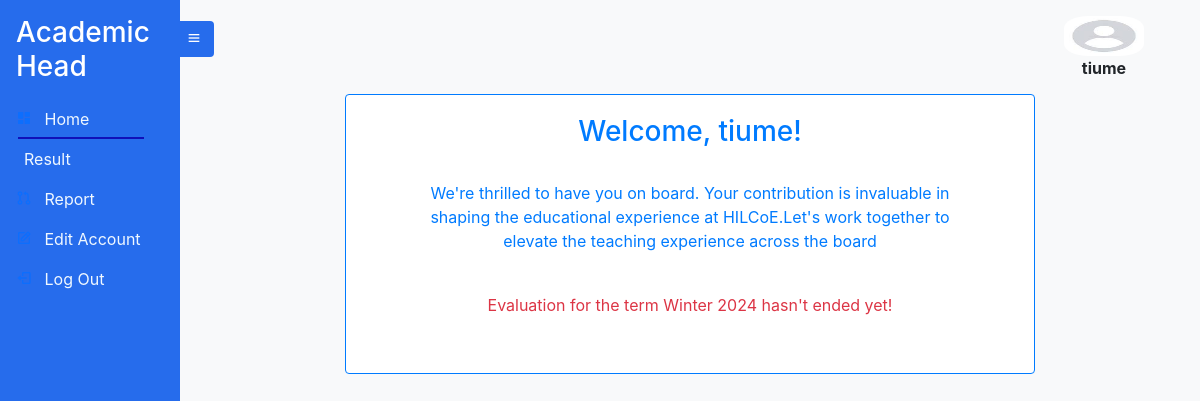
The page /academicheadhomepage (signed in) on the database its author committed.
### Account/models.py (models this page shows)
class Account(AbstractUser):
    Role = models.CharField(max_length=25, null=True , choices=rolechoice ,  blank=True)
    email = models.EmailField(
        verbose_name='email address',
        max_length=255,
        unique=True,
    )

### Course/models.py (models this page shows, shortened)
class Term(models.Model):
    Term_id = models.UUIDField(default=uuid.uuid4, unique=True, primary_key=True, editable=False)
    Season = models.CharField(max_length=10, null=True, choices=season_choices, blank=True)
    current_year = datetime.now().year
    Year = models.IntegerField(
        default=current_year,
        validators=[
            MinValueValidator(current_year),
            MaxValueValidator(current_year + 1)
        ],
    )
    Evaluation_Start_Date = models.DateTimeField(null=True, blank=True ,
                                                 validators=[MinValueValidator(limit_value=timezone.now())])
    Evaluation_End_Date = models.DateTimeField(null = True , blank=True ,
                                               validators=[MinValueValidator(limit_value=timezone.now())])
    Courses_Given = models.ManyToManyField(Course)
    EvaluationDone = models.BooleanField(null=True, blank=True , default=False)

### Staff/views.py (the view)
def academicheadHomePage(request):
    term = None
    try:
        term = Term.objects.get(EvaluationDone = False)
    except:
        term = None
    evaluation_started = False
    evaluation_ended = False
    if(term.Evaluation_Start_Date <= timezone.now()): #check if evaluation started
        print('evaluation started')
        evaluation_started = True
    if(term.Evaluation_End_Date < timezone.now()): #check if evaluation ended
        print('evaluation ended')
        evaluation_ended = True
    context = { 'active_page': 'home', 'term':term , 'evaluation_started':evaluation_started , 'evaluation_ended':evaluation_ended}
    return render(request , 'academichead/academicheadhome.html' , context)

### templates/academichead/academicheadhome.html (shortened to what this page needs)
{% extends 'academichead/academichead.html' %}
{% load static %}
{% block content %}
<div class="text-center">
  <div class="row justify-content-center">
              <div class="card border-primary mb-3 col-md-8" style="max-width: 80rem;">
                  <div class="text-center">
                  <div class="card-body text-primary">
                      <h3 class="card-title">Welcome, {{user.username}}! </h3>
                      <div class="text-center">
                            {% if not term %}
                           <p class="card-text">We're thrilled to have you on board. Your contribution is invaluable in shaping the educational experience at HILCoE.Let's work together to elevate the teaching experience across the board</p>
                           <div class="card-body text-danger">
                            <p class="card-text">Evaluation has not started please wait!.
                           </div>
                           {% else %}
                            {% if evaluation_started == True  and evaluation_ended == False %}
                            <div class="card-body text-primary">
                                <p class="card-text">We're thrilled to have you on board. Your contribution is invaluable in shaping the educational experience at HILCoE.Let's work together to elevate the teaching experience across the board</p>
                            </div>
                            {% elif  evaluation_ended == True  %}
                            <div class="card-body text-danger">
                                <p class="card-text">Evaluation for the term {{ term.Season }} {{ term.Year }} has ended don't forget to check results.
                            </div>
                            {% endif %}
                       </div>
                      {% if evaluation_ended == True %}
                      <br>
              <div class="text-center">
                  <h4 class="card-title">Evaluation results for the term {{term}}</h4>
                  <div class="d-grid gap-2">
                    <p class="card-text">View reports and summaries of Instructor Evaluations.</p>
                    <div class="row justify-content-center">
                      <div class="col-md-3 mb-4">
                  <a href="{% url 'evaluation_reports' 'student' %}" class="btn btn-outline-primary course-btn">Student Evaluations</a>
                      </div>
                      <div class="col-md-3 mb-4">
                  <a href="{% url 'evaluation_reports' 'staff' %}" class="btn btn-outline-primary course-btn">Staff Evaluations</a>
                      </div>
                      <div class="col-md-3 mb-4">
                        <a href="{% url 'general_evaluation_report' 'student' %}" class="btn btn-outline-primary course-btn">Gnerate Report</a>
                      </div>
                </div>
                  </div>
                  {% else %}
                  <div class="card-body text-danger">
                  <p>Evaluation for the term {{term.Season}} {{term.Year}} hasn't ended yet!</p>
                  </div>
                  {% endif %}
              </div>
              </div>
      </div>
  </div>
  {% endif %}
              </div>
</body>
{% endblock %}

### templates/academichead/academichead.html (shortened to what this page needs)
{% extends 'sidebarbase.html' %}
{% block content1 %}
  <div class="side-navbar active-nav d-flex justify-content-between flex-wrap flex-column" id="sidebar">
    <ul class="nav flex-column text-white w-100">
      <a href="{% url 'academicheadhomepage' %}" class="nav-link h3 text-white my-2">
        Academic Head
      </a>
      <li class="nav-link {% if active_page == 'home' %}active{% endif %}">
        <i class="bx bxs-dashboard"></i>
        <span class="mx-2"><a class="inner-anchor" href="{% url 'academicheadhomepage' %}"> Home</a></span>
      </li>
      <li class="nav-link {% if active_page == 'report' %}active{% endif %}">
        <span class="mx-2"><a class="inner-anchor" href="{% url 'search_evaluation' %}">Result</a></span>
      </li>
      <li class="nav-link {% if active_page == 'general_report' %}active{% endif %}">
        <i class="bx bx-git-pull-request"></i>
        <span class="mx-2"><a class="inner-anchor" href="{% url 'general_evaluation_report' 'view' %}">Report</a></span>
      </li>
      <li class="nav-link {% if active_page == 'editaccount' %}active{% endif %}">
        <i class="bx bx-edit"></i>
        <span class="mx-2"><a class="inner-anchor" href="{% url 'editpassword' %}"> Edit Account</a></span>
      </li>
      <li class="nav-link {% if active_page == 'logout' %}active{% endif %}">
        <i class="bx bx-log-out"></i>
        <span class="mx-2"><a class="inner-anchor" href="{% url 'logout' %}" > Log Out </a></span>
      </li>
    </ul>
  </div>
  <div class="p-2 active-cont my-container overflow-hidden">
    <nav class="navbar top-navbar navbar-light bg-light px-5">
      <a class="btn border-0" id="menu-btn"><i class="bx bx-menu"></i></a>
      <figure id="image" style="height: 30px; background-color: white">
        <img src="/static/images/profilePic/defaultprofile.jpeg" style="height: 40px; width: 80px; border-radius: 30%;">
        <figcaption style="text-align: center;"><b>{{user.username}}</b></figcaption>
      </figure>
    </nav>
    <br>
    {% block content %}
    {% endblock %}
{% endblock %}

### static/styles/sidebar.css (style rules this page uses)
* { margin: 0; padding: 0; box-sizing: border-box; }
body { min-height: 100vh; background-color:#f8f9fa; }
.side-navbar { width: 180px; height: 100%; position: fixed; margin-left: -300px; background-color:rgb(38, 108, 236); transition: 0.5s; }
.active-nav { margin-left: 0; }
.active-cont { margin-left: 180px; }
#menu-btn { background-color:rgb(38, 108, 236); color: #fff; margin-left: -62px; }
#image { max-width: 300px; height: 80px; border-radius: 50%; top: 10px; right: 0px; }
.inner-anchor { color: aliceblue; text-decoration: black; }
.bg-light { background-color: rgb(38, 108, 236);; }
.nav-link.active { position: relative; }
.nav-link.active:after { content: ''; position: absolute; bottom: 0; left: 10%; width: 70%; height: 2px; background-color: rgb(16, 16, 185); }

### rows shown on the page
Account: username "tiume"
Term: Season "Winter", Year "2024"
